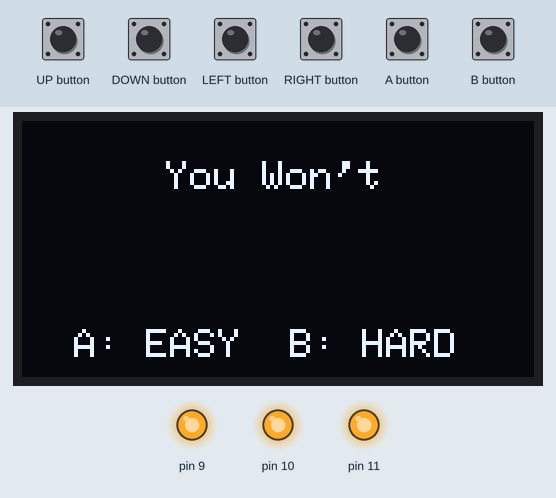
A sketch run on a simulated Arduboy, built with avr-gcc and run on an emulated ATmega32U4. Parts: 128×64 one-colour display, output pins drawn as LEDs (lit = HIGH). The inputs (shaded band) are chosen by the test bench. Random numbers use the default seed unless the sketch sets one.

Above: at 2.38 s.
2.9 s: A button pressed for 0.15 s
At 3.29 s:
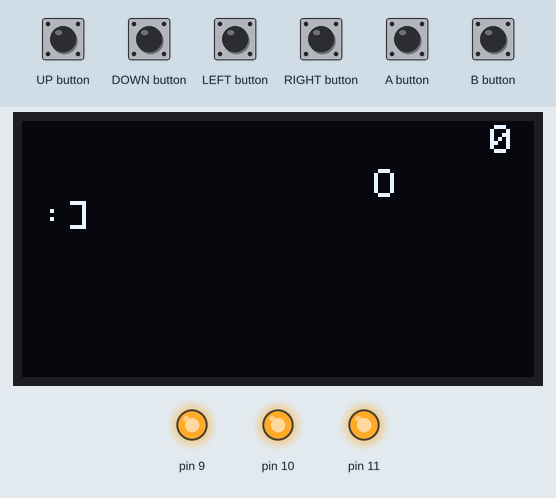
3.6 s: UP button pressed for 0.15 s
At 3.9 s:
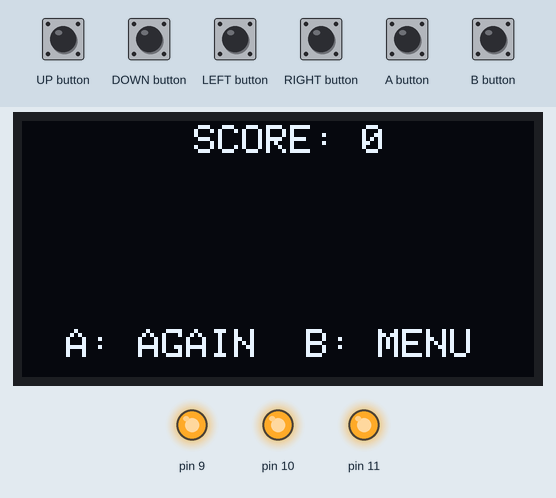
4.3 s: B button pressed for 1 s
At 5.0 s:
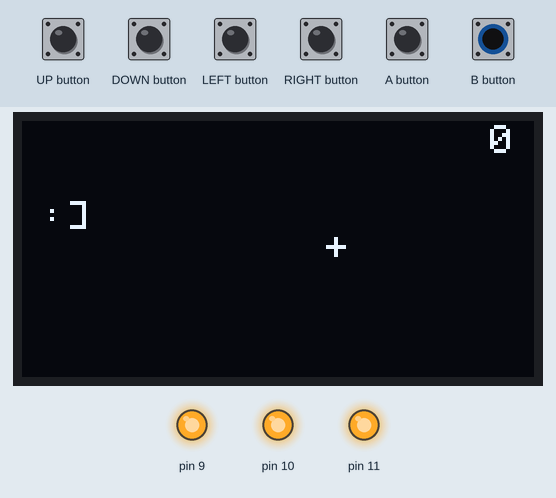
5.9 s: UP button pressed for 0.15 s
At 6.14 s:
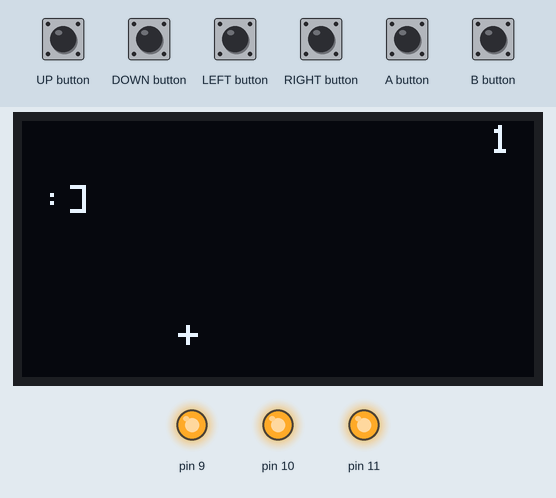
6.6 s: DOWN button pressed for 0.15 s
At 6.85 s:
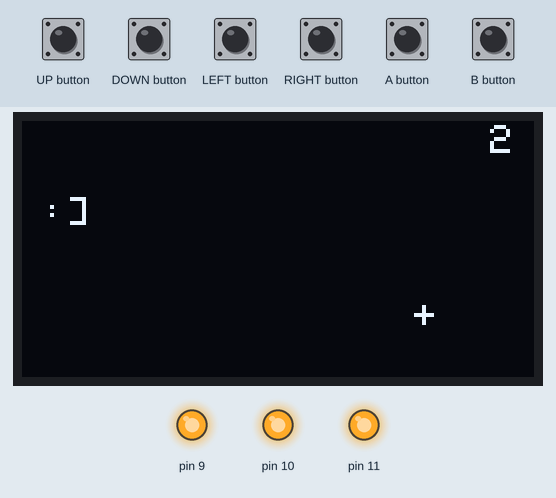
7.3 s: A button pressed for 1 s
At 8.67 s:
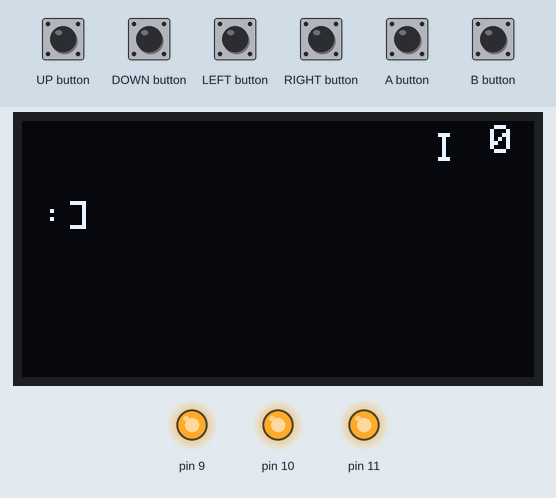
Timing chart, 0 to 10.3 s (numbered marks = the images above; inputs shaded):
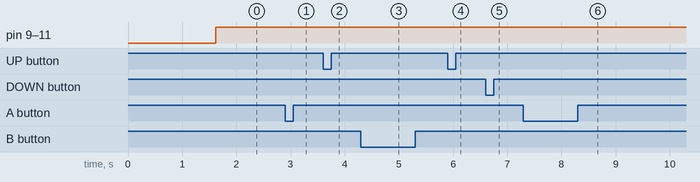

The sketch:

YouWontSurvive.ino
```cpp
// (licence header left out)
#include <Arduboy.h>
#include "conf.h"
#include "draw.h"
#include "update.h"
#include "led.h"

void setup() {
  arduboy.begin();
  arduboy.setFrameRate(60);
  arduboy.display();
  arduboy.clear();
  drawIntro();
  setupLEDs();
}


void updateState(){
  switch(gameState){
    case MENU:
      stopLEDs();
      menuHandler();
      resetVariables();
      break;
    case EASY:
      stopLEDs();
      selectMode();
      updatePlayer();
      updateEnemy();
      break;
     case HARD:
      stopLEDs();
      updatePlayer();
      updateEnemy();
      break;
    case GAMEOVER:
      gameoverHandler();
      startLEDs();
      break;
  }
}

void drawState(){
  arduboy.clear();
  switch(gameState){
    case MENU:
      drawMenu();
      drawMenuEffect();
      playTune();
      break;
    case EASY:
      drawPlayer();
      drawEnemy();
      drawScore();
      break;
     case HARD:
      drawPlayer();
      drawEnemy();
      drawScore();
      break;
    case GAMEOVER:
      drawGameover();
      break;
  }
  arduboy.display();
}


void loop() {
  if (!(arduboy.nextFrame())) return;
  updateState();
  drawState();
}
```

conf.h
```cpp
/*
Variables, character visualization and game modes
*/

#define MENU 0
#define EASY 1
#define HARD 2
#define GAMEOVER 3

#define NORMAL 0
#define HAPPY 1
#define SAD 2
#define WORRIED 3

#define LED_ON LOW
#define LED_OFF HIGH

Arduboy arduboy;

byte gameState = MENU;
byte previousGameState;
byte emotionState = NORMAL;

int counter;
int enemySound;
int rnd;
int effectDuration;
int ledDuration;

float posY;
float playerRec;
float posXEnemy;
float posYEnemy;
float previousPosXEnemy;
float previousPosYEnemy;
float checkPosY;
float enemySpeed;

char enemyArray[] = {'<', 'H', 'I', '{','+','#','O'};
char player[] = ":]";
char playerHappy[] = ":D";
char playerWorried[] = ":O";
char playerSad[] = ":(";
char enemy;

boolean invertedControls;
boolean introTunePlayed = false;
boolean modeSelected = false;

void resetVariables(){
  counter = 0;
  effectDuration = 5;
  ledDuration = 0;
  enemySound = rand()%(1000)+100;

  emotionState = NORMAL;

  posY = 20;
  playerRec = 25;
  posXEnemy = 130;
  posYEnemy = rand()%(50-1)+1;
  enemySpeed = 3;

  enemy = enemyArray[rand()%(sizeof(enemyArray))];

  invertedControls = false;
  modeSelected = false;

  arduboy.flipHorizontal(false);
  arduboy.invert(false);
}
```

draw.h
```cpp
void drawIntro(){
  arduboy.setCursor(25,22);
  arduboy.setTextSize(4);
  arduboy.print("YOU");
  arduboy.display();
  arduboy.tunes.tone(400, 400);
  delay(800);
  arduboy.clear();
  arduboy.setCursor(9,22);
  arduboy.print("WON'T");
  arduboy.display();
  arduboy.tunes.tone(300, 400);
  delay(800);
}

void drawMenu(){
  byte menuDrawOffset = 34;

  arduboy.setCursor(13,52);
  arduboy.setTextSize(1);
  arduboy.print("A: EASY  B: HARD");
  arduboy.setCursor(36,10);
  arduboy.print("You Won't");
  if (arduboy.everyXFrames(2)){
    arduboy.setCursor(20,22);
    arduboy.setTextSize(2);
    arduboy.print("SURVIVE");
  }
}

void drawMenuEffect(){
   if (arduboy.everyXFrames(30)){
    arduboy.setCursor(rand()%(48-1)+1,rand()%(48-1)+1);
    arduboy.setTextSize(2);
    arduboy.print("SURVIVE");
   }
}

void drawPlayer(){
  arduboy.setTextSize(1);
  arduboy.setCursor(5, posY);

  switch(emotionState){
    case NORMAL:
        arduboy.print(player);
      break;
    case HAPPY:
        arduboy.print(playerHappy);
      break;
     case SAD:
        arduboy.print(playerSad);
      break;
    case WORRIED:
        arduboy.print(playerWorried);
      break;
  }
}

void drawEnemy(){
  arduboy.setTextSize(1);
  arduboy.setCursor(posXEnemy, posYEnemy);
  arduboy.print(enemy);
}

void drawGameover(){
  arduboy.flipHorizontal(false);
  arduboy.invert(false);
  invertedControls = false;
  arduboy.setCursor(43, 1);
  arduboy.print("SCORE: ");
  arduboy.print(counter);

  if(counter >= 30){
    arduboy.setCursor(26, 20);
    if (arduboy.everyXFrames(2)){
      arduboy.print("WOW! Good job!");
    }
  } else {
    arduboy.setCursor(27, 20);
    if (arduboy.everyXFrames(2)){
     arduboy.print("I told you...");
    }
  }
  arduboy.setCursor(11,52);
  arduboy.print("A: AGAIN  B: MENU");
}

void drawScore(){
  arduboy.setCursor(117, 1);
  arduboy.print(counter);
}

void spiceUp(){
  rnd = rand()%(20);

  if(effectDuration == 5){
    arduboy.tunes.tone(333, 400);
    arduboy.flipHorizontal(false);
    arduboy.invert(false);
    invertedControls = false;
    emotionState = HAPPY;
  }
  if(effectDuration == 6){
        emotionState = NORMAL;
  }
  if(rnd == 9 && effectDuration > 5){
    arduboy.tunes.tone(1000, 400);
    arduboy.flipHorizontal(true);
    effectDuration = 0;
    emotionState = SAD;
  }
  if(rnd == 10 && effectDuration > 5){
    arduboy.tunes.tone(1000, 400);
    arduboy.invert(true);
    effectDuration = 0;
    emotionState = WORRIED;
  }
}
```

led.h
```cpp
void setupLEDs(){
  pinMode(RED_LED, OUTPUT);
  pinMode(GREEN_LED, OUTPUT);
  pinMode(BLUE_LED, OUTPUT);
}

void setLEDs(uint8_t red, uint8_t green, uint8_t blue) {
  digitalWrite(RED_LED, red);
  digitalWrite(GREEN_LED, green);
  digitalWrite(BLUE_LED, blue);
}

void startLEDs(){
  if(counter >= 30){
    if(ledDuration <= 20){
      setLEDs(LED_ON, LED_OFF, LED_OFF);
    }
    if(ledDuration >= 21 && ledDuration <=40){
      setLEDs(LED_OFF, LED_ON, LED_OFF);
    }
    if(ledDuration >= 41 && ledDuration <=60){
      setLEDs(LED_OFF, LED_OFF, LED_ON);
    }
    if(ledDuration >= 61 && ledDuration <=80){
      setLEDs(LED_ON, LED_ON, LED_OFF);
    }
    if(ledDuration >= 81 && ledDuration <=100){
      setLEDs(LED_ON, LED_OFF, LED_ON);
    }
    if(ledDuration >= 101 && ledDuration <=120){
      setLEDs(LED_OFF, LED_ON, LED_ON);
    }
    ledDuration++;
    if(ledDuration >= 121){
      ledDuration = 0;
    }
  }
}
void stopLEDs(){
  setLEDs(LED_OFF, LED_OFF, LED_OFF);
}
```

update.h
```cpp
void playTune(){
  if(introTunePlayed == false){
     arduboy.tunes.tone(200, 400);
     introTunePlayed = true;
  }
}

void selectMode(){
  if(modeSelected == false){
  rnd = rand()%(10);

  if(rnd == 0){
    arduboy.flipHorizontal(true);
  }
  if(rnd == 1){
    arduboy.invert(true);
  }
  if(rnd >= 2){
  }
  modeSelected = true;
  }
}

void menuHandler(){
  if(arduboy.pressed(A_BUTTON) == true) {
    gameState = EASY;
  }
  if(arduboy.pressed(B_BUTTON) == true) {
    gameState = HARD;
  }
  previousGameState = gameState;
}

void updateScore(){
   counter++;
   effectDuration++;
   if(gameState == HARD){
     spiceUp();
   }
}

void newSpeed(){
  if(gameState == EASY){
    enemySpeed = rand()%(1)+2.6;
  } else {
    enemySpeed = rand()%(1)+3.1;
  }
  arduboy.tunes.tone(enemySound, 20);
}

//Player movement
void updatePlayer(){
  if(posY < HEIGHT - 12){
if( arduboy.pressed(DOWN_BUTTON) == true && invertedControls == false) {
    posY = posY+0.5;
    playerRec = playerRec+0.5;
}
if( arduboy.pressed(DOWN_BUTTON) == true && invertedControls == true) {
    posY = posY-0.5;
    playerRec = playerRec-0.5;
}
  }
  if(posY > 0)
  {
if( arduboy.pressed(UP_BUTTON) == true && invertedControls == false) {
    posY = posY-0.5;
     playerRec = playerRec-0.5;
}
if( arduboy.pressed(DOWN_BUTTON) == true && invertedControls == true) {
    posY = posY+0.5;
    playerRec = playerRec+0.5;
}
  }
  if(posY-7 <= posYEnemy && playerRec >= posYEnemy && posXEnemy <= 5){
    arduboy.tunes.tone(200, 160);
    posXEnemy = rand()%(170-140) + 140;
    gameState = GAMEOVER;
  }
}

//Enemey movement
void updateEnemy(){
  if(posXEnemy < -20){
    checkPosY = rand()%(50)+1;
    posXEnemy = rand()%(170-140) + 140;

    while(checkPosY == previousPosYEnemy){
      checkPosY = rand()%(50)+1;
    }
    posYEnemy = checkPosY;
    previousPosYEnemy = checkPosY;
    updateScore();
    newSpeed();
  }
  posXEnemy = posXEnemy-enemySpeed;
}

void gameoverHandler(){
 if(arduboy.pressed(A_BUTTON) == true) {
        arduboy.tunes.tone(600, 40);
  delay(160);
  resetVariables();
    gameState = previousGameState;
}
 if(arduboy.pressed(B_BUTTON) == true) {
    delay(222);
    gameState = MENU;
}
}
```
